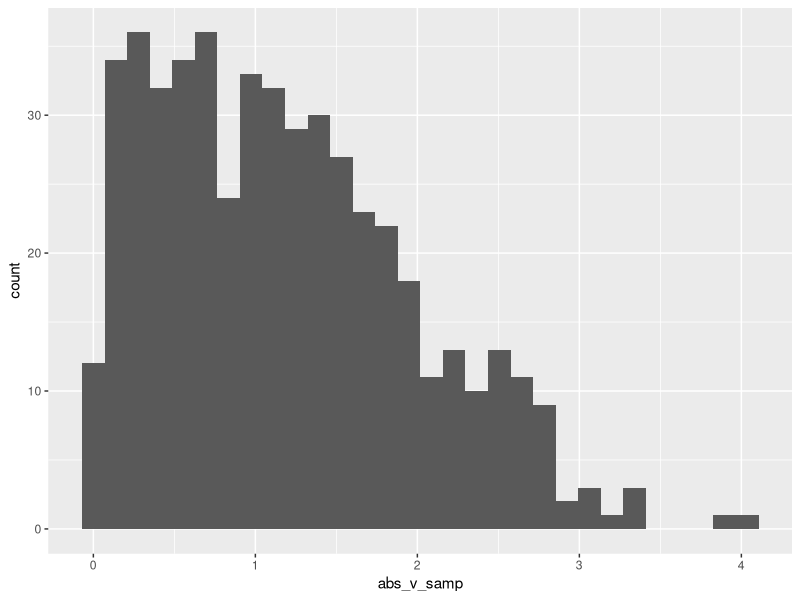

This figure's R source:
## ---- chunk 1
library(tidyverse)
## ---- chunk 2
samp = rnorm(100)
length(samp)
## ---- chunk 3
la_df =
  tibble(
    norm_samp = rnorm(n = 500, mean=1),
    samo_g0 = norm_samp > 0,
    abs_v_samp = abs(norm_samp)
  )

ggplot(la_df, aes(x = abs_v_samp)) +
  geom_histogram()
  
